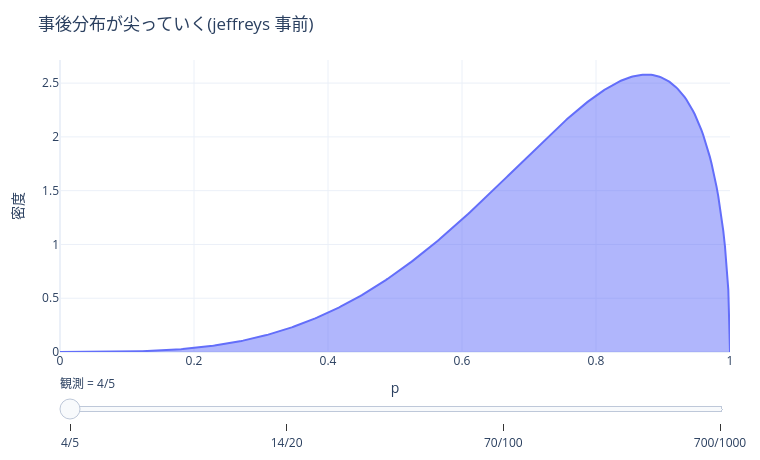

The cell this chart's notebook holds for it:
### Code cell
plotting.posterior_slider([(4, 5), (14, 20), (70, 100), (700, 1000)])

### Figure 1 — Plotly figure (JSON) as saved in the notebook; plotly's stock layout.template omitted (floating-point values rounded to 4 significant figures; data arrays with more than 128 entries replaced by an {"elided": "..."} marker saying what was removed)
{"data": [{"fill": "tozeroy", "mode": "lines", "name": "事後分布 95% 区間 [0.371, 0.977]", "type": "scatter", "x": {"elided": "400 float values"}, "y": {"elided": "400 float values"}}], "layout": {"height": 460, "margin": {"b": 50, "l": 60, "r": 30, "t": 60}, "sliders": [{"currentvalue": {"prefix": "観測 = "}, "steps": [{"args": [["4/5"], {"frame": {"duration": 0, "redraw": true}, "mode": "immediate"}], "label": "4/5", "method": "animate"}, {"args": [["14/20"], {"frame": {"duration": 0, "redraw": true}, "mode": "immediate"}], "label": "14/20", "method": "animate"}, {"args": [["70/100"], {"frame": {"duration": 0, "redraw": true}, "mode": "immediate"}], "label": "70/100", "method": "animate"}, {"args": [["700/1000"], {"frame": {"duration": 0, "redraw": true}, "mode": "immediate"}], "label": "700/1000", "method": "animate"}]}], "title": {"text": "事後分布が尖っていく(jeffreys 事前)"}, "width": 760, "xaxis": {"title": {"text": "p"}}, "yaxis": {"title": {"text": "密度"}}}}
